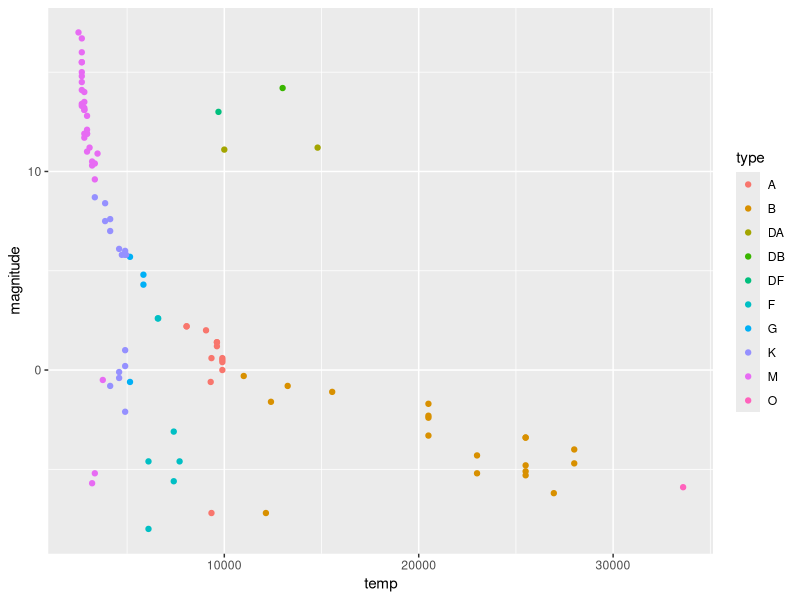
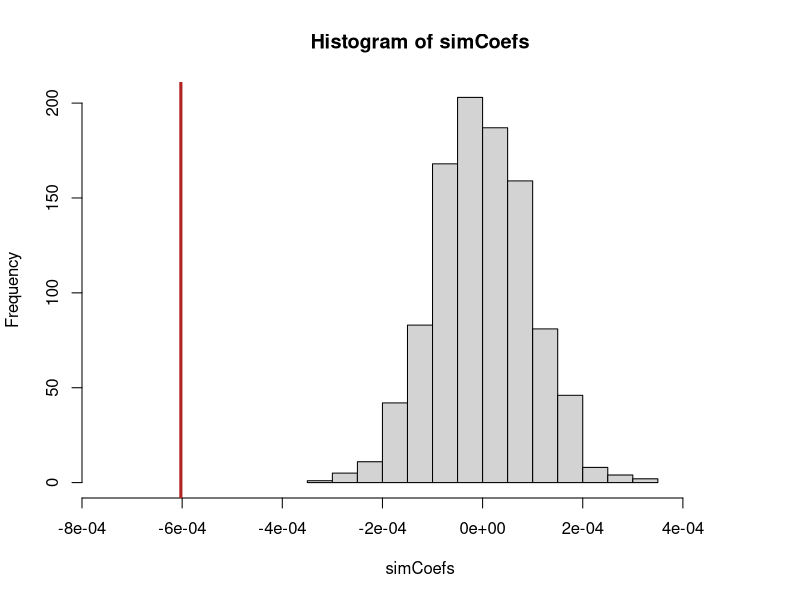
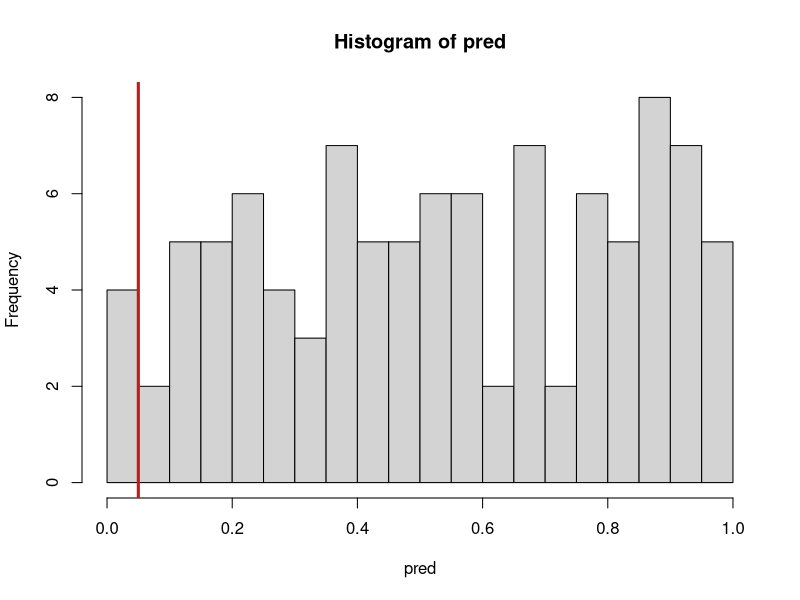

Write the R code that produced these figures, in order.
# Data exploration
library(dslabs)
library(tidyverse)
library(car)

# Load dataset
stars <- dslabs::stars

# Research Q: are hotter stars more luminous?
ggplot(stars, aes(x = temp, y = magnitude, colour = type)) +
  geom_point()

# Is the correlation significantly nonzero?
starMod <- lm(magnitude ~ temp, data = stars)
summary(starMod)

# Randomisation test
set.seed(11)
# Initialise list to store simulated coefficients
simCoefs <- list()
# Number of iterations
nRepeat <- 1000

# Loop over simulations to get coefficient estimates
for (i in 1:nRepeat) {
  
  reshuffled <- stars
  
  # Randomise magnitude values
  reshuffled$magnitude <- sample(reshuffled$magnitude,
                                 size = nrow(reshuffled), replace = FALSE)
  
  # Fit model with randomised values
  simMod <- lm(magnitude ~ temp, data = reshuffled)
  
  # Obtain coefficient estimate for simulated model
  simCoefs[i] <- simMod$coefficients["temp"]
  
}

simCoefs <- unlist(simCoefs)

hist(simCoefs, xlim = c(-7.5e-04, 5e-04))
abline(v = starMod$coefficients["temp"], col = "firebrick", lwd = 3)

# Randomisation test p-value
absObsCoef <- abs(starMod$coefficients["temp"])
pVal <- sum(abs(simCoefs) >= absObsCoef) / nRepeat

# Interpretation: our observed coefficient estimate falls way outside the
# /randomly generated distribution of coefficient estimates, given that H0
# /was true, strongly suggesting that we should reject H0. The observed
# /difference is extremely rare if the groups were randomly assigned.


# Simulation scenarios #########################################################

# FUNCTION: sim
sim <- function(sims = 100, data, n = nrow(data), formula, effect) {
  
  # Extract response variable from passed-in formula
  # response <- subset(data, select = as.character(formula[[2]]))
  # Extract predictive variable from passed-in formula
  predictor <- subset(data, select = as.character(formula[[3]]))
  
  # Fit model using original dataset
  mod <- lm(formula, data = data)
  # Extract observed estimates from model
  intercept <- mod$coefficients[1]
  beta1 <- mod$coefficients[2]
  
  # Simulate dataset
  simList <- replicate(sims,
                       data.frame(response = rnorm(n, intercept + (effect * predictor[[1]])),
                                  predictor = rnorm(n, predictor[[1]], sd(predictor[[1]]))),
                       simplify = FALSE)
  
  return(simList)
  
}

set.seed(11)
# Generate simulated data sets
simData <- sim(data = stars,
               formula = magnitude ~ temp,
               effect = 0)

simData[[4]]
simMod2 <- lm(response ~ predictor, data = simData[[4]])
# Extract p-value
summary(simMod2)[[4]][[8]]
simMod2$model

# Size of simulated data tests
pred <- c()
for (i in 1:length(simData)) {
  
  mod <- lm(response ~ predictor, data = simData[[i]])
  pred[i] <- summary(mod)[[4]][[8]]
    
}

hist(pred, breaks = 20)
abline(v = 0.05, col = "firebrick", lwd = 3)

# Power of simulated data tests
